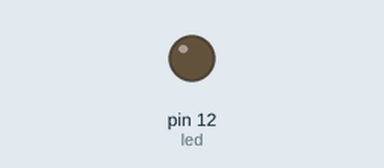
Simulated run of this program. Board: Raspberry Pi (header pin numbers). On the bench: output pins drawn as LEDs (lit = HIGH).

Above: at 0.05 s.
At 0.95 s:
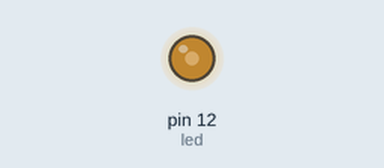
At 1.9 s:
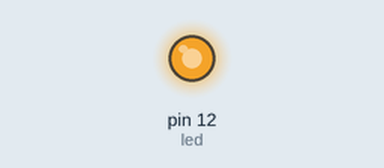
At 3.8 s:
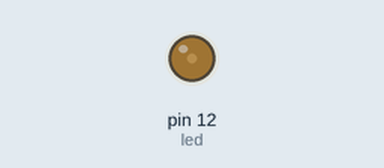
Timing chart, 0 to 5.5 s (numbered marks = the images above):
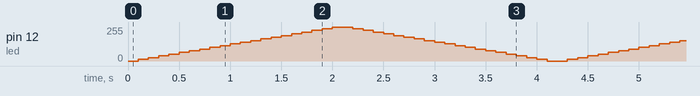

The program:

pwm.py
```python
import RPi.GPIO as GPIO
import time

GPIO.setmode(GPIO.BOARD)         # Use physical pin numbering
GPIO.setup(12, GPIO.OUT)         # Set pin 12 as output

led = GPIO.PWM(12, 50)           # Set up PWM on pin 12 at 50Hz
led.start(0)                     # Start PWM with 0% duty cycle

try:
    while True:
        for dc in range(0, 101, 5):      # Increase brightness
            led.ChangeDutyCycle(dc)
            time.sleep(0.1)
        for dc in range(100, -1, -5):    # Decrease brightness
            led.ChangeDutyCycle(dc)
            time.sleep(0.1)
except KeyboardInterrupt:
    pass
finally:
    led.stop()                  # Stop PWM
    GPIO.cleanup()             # Clean up GPIO settings
```
